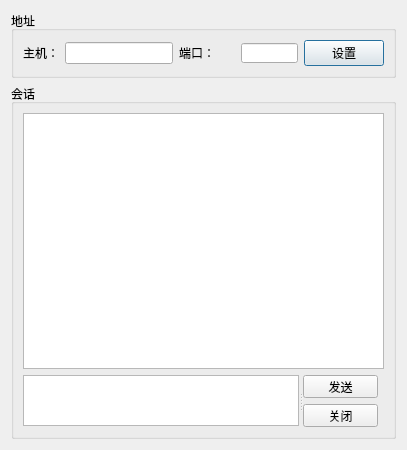
<?xml version="1.0" encoding="UTF-8"?>
<ui version="4.0">
 <class>QuickTalk</class>
 <widget class="QDialog" name="QuickTalk">
  <property name="geometry">
   <rect>
    <x>0</x>
    <y>0</y>
    <width>407</width>
    <height>450</height>
   </rect>
  </property>
  <property name="windowTitle">
   <string>Quick Talk</string>
  </property>
  <layout class="QGridLayout" name="gridLayout_4">
   <item row="0" column="0">
    <widget class="QGroupBox" name="groupBox">
     <property name="title">
      <string>地址</string>
     </property>
     <layout class="QVBoxLayout" name="verticalLayout">
      <item>
       <layout class="QGridLayout" name="gridLayout_3">
        <item row="0" column="0">
         <layout class="QGridLayout" name="gridLayout">
          <item row="0" column="0">
           <widget class="QLabel" name="labelHost">
            <property name="text">
             <string>主机：</string>
            </property>
           </widget>
          </item>
          <item row="0" column="1">
           <widget class="QLineEdit" name="lineEditHost"/>
          </item>
         </layout>
        </item>
        <item row="0" column="1">
         <layout class="QGridLayout" name="gridLayout_2">
          <item row="0" column="1">
           <widget class="QLineEdit" name="lineEditProt">
            <property name="maximumSize">
             <size>
              <width>57</width>
              <height>20</height>
             </size>
            </property>
           </widget>
          </item>
          <item row="0" column="0">
           <widget class="QLabel" name="labelProt">
            <property name="text">
             <string>端口：</string>
            </property>
           </widget>
          </item>
         </layout>
        </item>
        <item row="0" column="2">
         <widget class="QPushButton" name="setAddressButton">
          <property name="text">
           <string>设置</string>
          </property>
         </widget>
        </item>
       </layout>
      </item>
     </layout>
     <zorder></zorder>
    </widget>
   </item>
   <item row="1" column="0">
    <widget class="QGroupBox" name="groupBox_2">
     <property name="title">
      <string>会话</string>
     </property>
     <layout class="QVBoxLayout" name="verticalLayout_3">
      <item>
       <widget class="QTextEdit" name="textEditMessage">
        <property name="minimumSize">
         <size>
          <width>0</width>
          <height>241</height>
         </size>
        </property>
        <property name="readOnly">
         <bool>true</bool>
        </property>
       </widget>
      </item>
      <item>
       <widget class="QSplitter" name="splitter">
        <property name="orientation">
         <enum>Qt::Horizontal</enum>
        </property>
        <widget class="QTextEdit" name="textEdit">
         <property name="maximumSize">
          <size>
           <width>16777215</width>
           <height>51</height>
          </size>
         </property>
        </widget>
        <widget class="QWidget" name="layoutWidget">
         <layout class="QVBoxLayout" name="verticalLayout_2">
          <item>
           <widget class="QPushButton" name="sentButton">
            <property name="maximumSize">
             <size>
              <width>75</width>
              <height>23</height>
             </size>
            </property>
            <property name="text">
             <string>发送</string>
            </property>
           </widget>
          </item>
          <item>
           <widget class="QPushButton" name="closeButton">
            <property name="maximumSize">
             <size>
              <width>75</width>
              <height>23</height>
             </size>
            </property>
            <property name="text">
             <string>关闭</string>
            </property>
           </widget>
          </item>
         </layout>
        </widget>
       </widget>
      </item>
     </layout>
    </widget>
   </item>
  </layout>
 </widget>
 <tabstops>
  <tabstop>lineEditHost</tabstop>
  <tabstop>lineEditProt</tabstop>
  <tabstop>setAddressButton</tabstop>
  <tabstop>textEdit</tabstop>
  <tabstop>sentButton</tabstop>
  <tabstop>closeButton</tabstop>
  <tabstop>textEditMessage</tabstop>
 </tabstops>
 <resources/>
 <connections/>
</ui>
